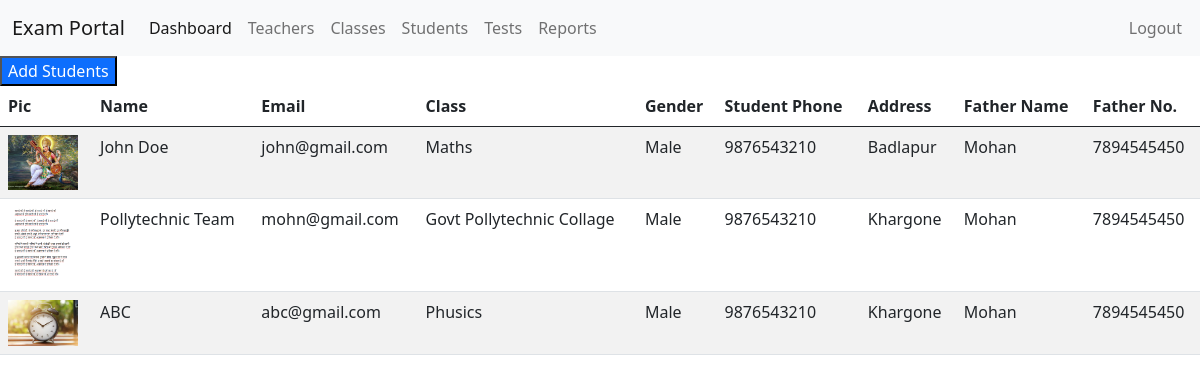
Page /students.php (signed in) on the committed database.
### tables this page shows
CREATE TABLE `students` (
  `student_id` int(11) NOT NULL,
  `student_name` varchar(100) NOT NULL,
  `student_class` int(11) NOT NULL,
  `student_email` varchar(70) NOT NULL,
  `student_pass` varchar(50) NOT NULL,
  `student_phone` varchar(10) NOT NULL,
  `student_gender` varchar(6) NOT NULL DEFAULT 'Male',
  `student_address` text NOT NULL,
  `student_image` varchar(255) NOT NULL,
  `student_father` varchar(100) NOT NULL,
  `father_phone` varchar(10) NOT NULL,
  `status` tinyint(2) NOT NULL DEFAULT 1,
  `created_date` datetime NOT NULL DEFAULT current_timestamp()
);

CREATE TABLE `classes` (
  `class_Id` int(11) NOT NULL,
  `class_name` varchar(255) NOT NULL,
  `class_teacher` int(11) NOT NULL,
  `class_time` time NOT NULL,
  `create_date` datetime NOT NULL DEFAULT current_timestamp(),
  `class_status` tinyint(2) NOT NULL DEFAULT 1
);

### students.php (the view, shortened to what this page needs)
<?php
include('header.php');
include('navbar.php');
$db = mysqli_connect('localhost','root','','ex_portal');
$students = $db->query("SELECT * FROM students INNER JOIN classes ON classes.class_Id = students.student_class WHERE students.status = 1");
?>
<a href="addStudent.php"> <button class="bg-primary text-white"> Add Students </button></a>
<table id="example" class="table table-striped" style="width:100%">
        <thead>
            <tr>
                <th>Pic</th>
                <th>Name</th>
                <th>Email</th>
                <th>Class</th>
                <th>Gender</th>
                <th>Student Phone</th>
                <th>Address</th>
                <th>Father Name</th>
                <th>Father No.</th>
            </tr>
        </thead>
        <tbody>
            <?php foreach($students as $std) {?>
            <tr>
                <td> <img src="assets/images/<?php echo $std['student_image'];?>" width="70px"> </td>
                <td> <?php echo $std['student_name'];?></td>
                <td> <?php echo $std['student_email'];?></td>
                <td> <?php echo $std['class_name'];?></td>
                <td> <?php echo $std['student_gender'];?></td>
                <td> <?php echo $std['student_phone'];?></td>
                <td> <?php echo $std['student_address'];?></td>
                <td> <?php echo $std['student_father'];?></td>
                <td> <?php echo $std['father_phone'];?></td>
            </tr>
            <?php } ?>
    </tbody>
</table>
<?php include('footer.php');?>

### rows in the picture
students: student_image (picture), student_name "John Doe", student_email "john@gmail.com", classes.class_name "Maths", student_gender "Male", student_phone "9876543210", student_address "Badlapur", student_father "Mohan", father_phone "7894545450"
students: student_image (picture), student_name "Pollytechnic Team", student_email "mohn@gmail.com", classes.class_name "Govt Pollytechnic Collage", student_gender "Male", student_phone "9876543210", student_address "Khargone", student_father "Mohan", father_phone "7894545450"
students: student_image (picture), student_name "ABC", student_email "abc@gmail.com", classes.class_name "Phusics", student_gender "Male", student_phone "9876543210", student_address "Khargone", student_father "Mohan", father_phone "7894545450"
